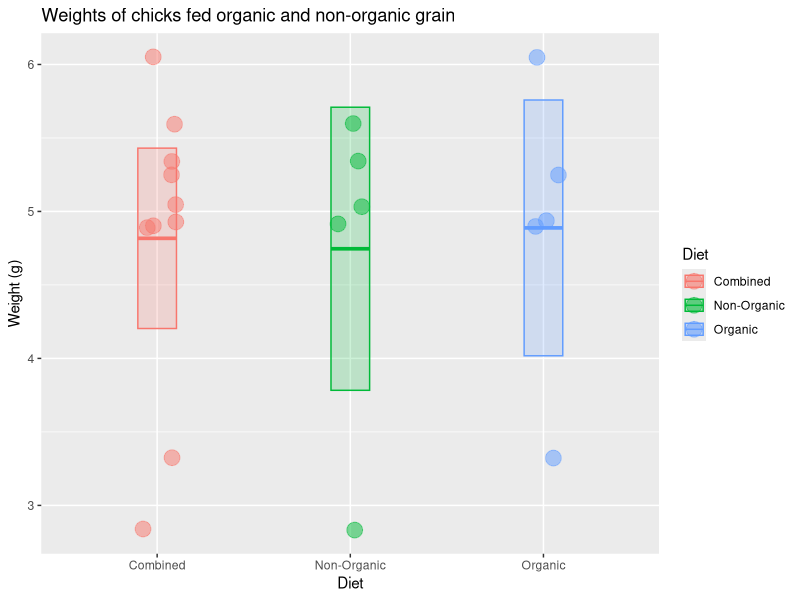

Write the R code that produced this figure.
## ---- chunk 1
x <- c(6.05, 4.89, 3.32, 4.93, 5.25, 5.04, 4.91, 2.84, 5.60, 5.34)
## ---- chunk 2
length(x)  # sample size
median(x)  # median value
mean(x)    # mean value
sd(x)  
## ---- chunk 3
n <- length(x) # sample size
n

sem <- sd(x) / sqrt(n) # standard error of the mean
sem
## ---- chunk 4
mean(x) + 1.96 * sem                             # upper limit
mean(x) - 1.96 * sem                             # lower limit
c(mean(x) + 1.96 * sem, mean(x) - 1.96 * sem)    # both limits combined
## ---- chunk 5

library(tidyverse)

# check to make sure you did the part above correctly
# if not, generate some fake x data
if (!exists("x") | !is.numeric(x) | !length(x) == 10) x <- rep(1, 10)

# put the chick data into a data frame
chick_data <-
  tibble::tibble(
    diet = rep(c("Combined", "Combined", "Organic", "Non-Organic"), each = 5),
    weight = c(x, x)
  )

# summarize the chick weights by diet
chick_summary <-
  chick_data %>% 
  group_by(diet) %>% 
  summarize(
    mean = mean(weight),
    median = median(weight),
    sd = sd(weight),
    n = n(),
    sem = sd / sqrt(n),
    upper = mean + 1.96 * sem,   # upper confidence limit
    lower = mean - 1.96 * sem,   # lower confidence limit
    .groups = "drop"
  )

# plot chick weights
ggplot(chick_data, aes(x = diet, y = weight, color = diet, fill = diet)) +
  geom_jitter(size = 5, shape = 21, alpha = 0.5, width = 0.1) +
  geom_crossbar(
    mapping = aes(ymin = lower, ymax = upper, y = mean), 
    data = chick_summary,
    width = 0.2, alpha = 0.2
  ) +
  labs(
    title = "Weights of chicks fed organic and non-organic grain",
    x = "Diet",
    color = "Diet",
    fill = "Diet",
    y = "Weight (g)"
  )

